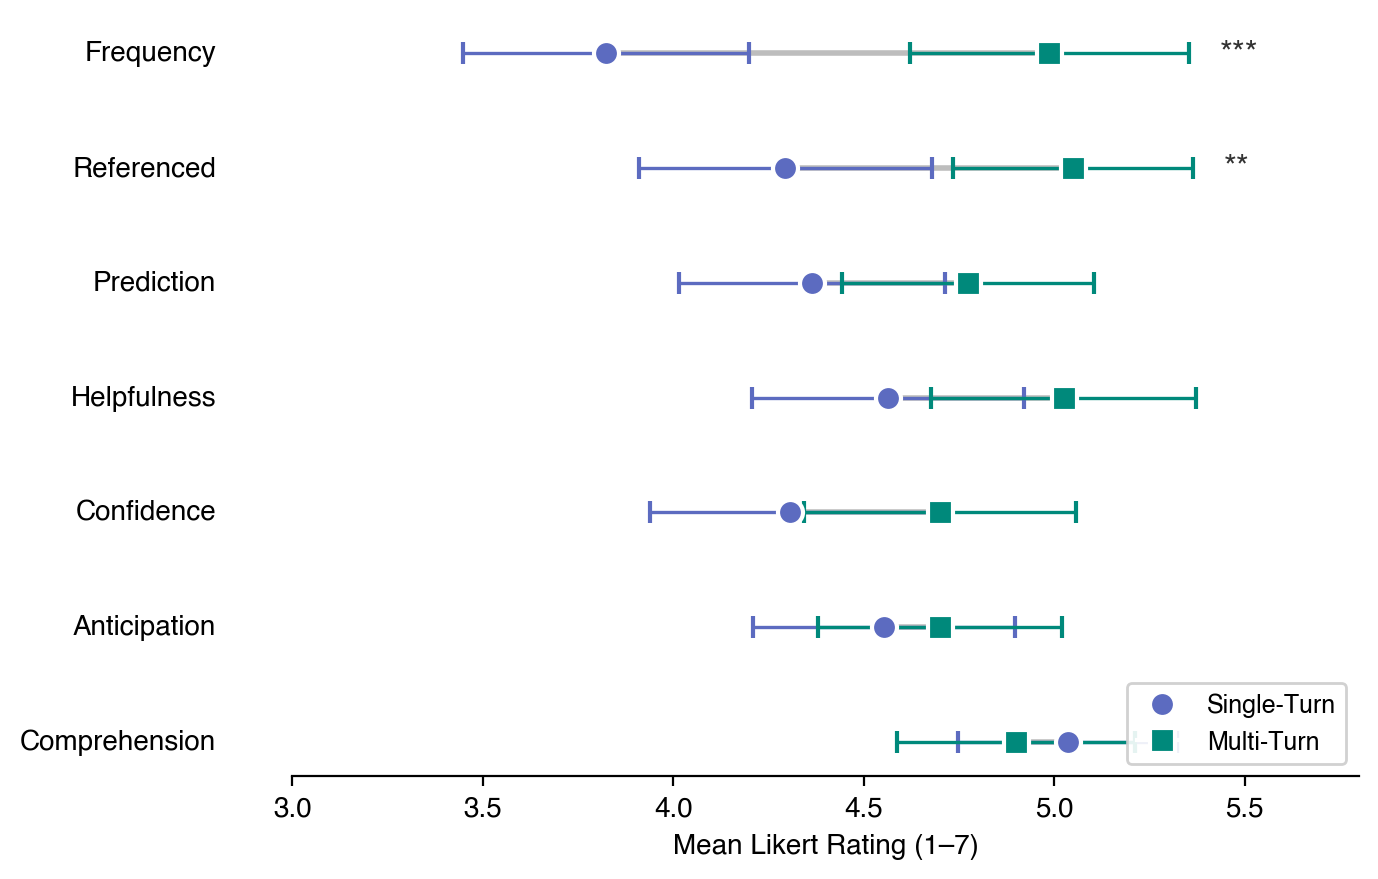

Recreate this plot in Python.
"""
Figure 6: Visualization Engagement — Single-Turn vs Multi-Turn
Horizontal dumbbell chart comparing Likert means on 7 viz items.
"""

import pandas as pd
import numpy as np
import matplotlib.pyplot as plt
import matplotlib as mpl
from scipy import stats

mpl.rcParams['font.family'] = 'Helvetica'
mpl.rcParams['font.sans-serif'] = ['Helvetica', 'Arial', 'DejaVu Sans']

df = pd.read_csv('data_participants.csv')
df_viz = df[df['condition_name'].isin(['single_turn', 'multi_turn'])].copy()

COLOR_SINGLE = '#5C6BC0'
COLOR_MULTI = '#00897B'

items = [
    ('final_viz_frequency', 'Frequency'),
    ('final_viz_referenced', 'Referenced'),
    ('final_viz_prediction', 'Prediction'),
    ('final_viz_helpfulness', 'Helpfulness'),
    ('final_viz_confidence', 'Confidence'),
    ('final_viz_anticipation', 'Anticipation'),
    ('final_viz_comprehension', 'Comprehension'),
]

fig, ax = plt.subplots(figsize=(7, 4.5), dpi=150)

y_positions = list(range(len(items) - 1, -1, -1))

for i, ((col, label), y) in enumerate(zip(items, y_positions)):
    single = df_viz[df_viz['condition_name'] == 'single_turn'][col].dropna()
    multi = df_viz[df_viz['condition_name'] == 'multi_turn'][col].dropna()

    s_m, s_se = single.mean(), single.sem()
    m_m, m_se = multi.mean(), multi.sem()

    t_stat, p_val = stats.ttest_ind(multi, single)

    # connecting line
    ax.plot([s_m, m_m], [y, y], color='#BDBDBD', linewidth=2, zorder=1)

    # single-turn dot
    ax.errorbar(s_m, y, xerr=1.96 * s_se, fmt='o', color=COLOR_SINGLE,
                markersize=9, markeredgecolor='white', markeredgewidth=1.5,
                capsize=4, capthick=1.2, elinewidth=1.2, zorder=3)

    # multi-turn dot
    ax.errorbar(m_m, y, xerr=1.96 * m_se, fmt='s', color=COLOR_MULTI,
                markersize=9, markeredgecolor='white', markeredgewidth=1.5,
                capsize=4, capthick=1.2, elinewidth=1.2, zorder=3)

    # significance marker
    if p_val < 0.001:
        sig = '***'
    elif p_val < 0.01:
        sig = '**'
    elif p_val < 0.05:
        sig = '*'
    else:
        sig = ''
    if sig:
        x_right = max(s_m + 1.96 * s_se, m_m + 1.96 * m_se)
        ax.text(x_right + 0.08, y, sig, va='center', ha='left',
                fontsize=12, fontweight='bold', color='#333333')

    # row label
    ax.text(2.8, y, label, va='center', ha='right', fontsize=10)

ax.set_yticks([])
ax.set_xlim(3.0, 5.8)
ax.set_xlabel('Mean Likert Rating (1–7)', fontsize=10)
ax.spines['top'].set_visible(False)
ax.spines['right'].set_visible(False)
ax.spines['left'].set_visible(False)
ax.tick_params(axis='both', labelsize=10)

# Legend
from matplotlib.lines import Line2D
legend_elements = [
    Line2D([0], [0], marker='o', color='w', markerfacecolor=COLOR_SINGLE,
           markersize=9, markeredgecolor='white', markeredgewidth=1.5, label='Single-Turn'),
    Line2D([0], [0], marker='s', color='w', markerfacecolor=COLOR_MULTI,
           markersize=9, markeredgecolor='white', markeredgewidth=1.5, label='Multi-Turn'),
]
ax.legend(handles=legend_elements, loc='lower right', fontsize=9, framealpha=0.9)

plt.tight_layout()
plt.savefig('plots_finalized/fig6_viz_engagement.png', bbox_inches='tight', dpi=200)
plt.savefig('plots_finalized/fig6_viz_engagement.pdf', bbox_inches='tight')
plt.close()
print('Saved fig6_viz_engagement')
